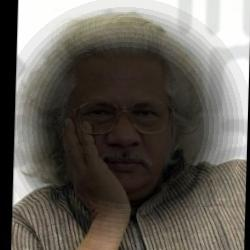
#> input picture data/amd-data/human/Adoor_Gopalakarishnan_0001.jpg, 250 x 250 px, given as the content of the folder data/humans, which was not available
$ python BrokenEyes.py
#> lines starting #> are read from the running program, lines starting #| are printed output that depends on the picture; pictures that were not available may be replaced by others from this repository, and a replacement may not be noted
import os
from PIL import Image, ImageDraw, ImageFilter
import cv2
import numpy as np
import random

# Define transformation functions (reuse your existing functions)
def cataract(cataract_image_path):
    cataract_image = cv2.imread(cataract_image_path)
    cataract_image = cv2.cvtColor(cataract_image, cv2.COLOR_BGR2RGB)
    hsv_image = cv2.cvtColor(cataract_image, cv2.COLOR_RGB2HSV)
    hsv_image[..., 1] = hsv_image[..., 1] * 0.9
    desaturated_image = cv2.cvtColor(hsv_image, cv2.COLOR_HSV2RGB)
    haze = np.full_like(desaturated_image, fill_value=220, dtype=np.uint8)
    hazy_image = cv2.addWeighted(desaturated_image, 0.7, haze, 0.3, 0)
    cataract_image = cv2.GaussianBlur(hazy_image, (15, 15), 0)
    return Image.fromarray(cataract_image)

def amd(image):
    image = image.convert("RGBA")
    width, height = image.size
    overlay = Image.new("RGBA", (width, height), (0, 0, 0, 0))
    draw = ImageDraw.Draw(overlay)
    center_x, center_y = width // 2, height // 2
    blur_radius = min(width, height) // 3
    draw.ellipse(
        (center_x - blur_radius, center_y - blur_radius, center_x + blur_radius, center_y + blur_radius),
        fill=(0, 0, 0, 180)
    )
    for i in range(blur_radius, blur_radius + 50, 5):
        alpha = int(180 * (1 - (i - blur_radius) / 50))
        draw.ellipse(
            (center_x - i, center_y - i, center_x + i, center_y + i),
            outline=(0, 0, 0, alpha),
            width=10
        )
    return Image.alpha_composite(image, overlay)

def glaucoma(glu_image):
    width, height = glu_image.size
    black_overlay = Image.new('L', (width, height), 0)
    draw = ImageDraw.Draw(black_overlay)
    vignette_radius = min(width, height) // 4
    center_x, center_y = width // 2, height // 2
    draw.ellipse(
        (center_x - vignette_radius, center_y - vignette_radius, center_x + vignette_radius, center_y + vignette_radius),
        fill=255
    )
    vignette_mask = black_overlay.filter(ImageFilter.GaussianBlur(50))
    return Image.composite(glu_image.convert("RGB"), Image.new("RGB", glu_image.size, "black"), vignette_mask)

def refractive(ref_image_path):
    ref_image = cv2.imread(ref_image_path)
    ref_image = cv2.cvtColor(ref_image, cv2.COLOR_BGR2RGB)
    blur_kernel_size = random.choice(range(5, 30, 2))
    blur_sigma = random.uniform(0.1, 5.0)
    blurred_image = cv2.GaussianBlur(ref_image, (blur_kernel_size, blur_kernel_size), blur_sigma)
    return Image.fromarray(blurred_image)

def retinopathy(ret_image, max_width=150, max_height=100):
    draw = ImageDraw.Draw(ret_image)
    width, height = ret_image.size
    pouch_count = random.randint(2, 5)
    for _ in range(pouch_count):
        x = random.randint(width // 4, 3 * width // 4) + random.randint(-30, 30)
        y = random.randint(height // 4, 3 * height // 4) + random.randint(-50, 50)
        w = random.randint(max_width // 2, max_width)
        h = random.randint(max_height // 2, max_height)
        shape = [(x - w // 5, y - h // 2), (x + w // 5, y + h // 2)]
        draw.ellipse(shape, fill="black")
    return ret_image

# Main script to apply transformations
input_dir = "data"
output_dirs = {
    "amd": "disorder/amd-data",
    "cataract": "disorder/cataract-data",
    "glaucoma": "disorder/glaucoma-data",
    "refractive": "disorder/refractive-data",
    "retinopathy": "disorder/retinopathy-data",
}

# Create output directories
for key, path in output_dirs.items():
    os.makedirs(os.path.join(path, "human"), exist_ok=True)
    os.makedirs(os.path.join(path, "non-human"), exist_ok=True)

# Process images
for category in ["humans", "non-humans"]:
    input_category_path = os.path.join(input_dir, category)
    for image_name in os.listdir(input_category_path):
        image_path = os.path.join(input_category_path, image_name)
        if category == "humans":
            out_category = "human"
        else:
            out_category = "non-human"

        # Open the image
        original_image = Image.open(image_path)
#> original_image is the input picture: PIL image 250x250 RGB; mean R, G, B 99.4, 94.7, 87.7

        # Apply transformations
        cataract_image = cataract(image_path)
#> in cataract, `hsv_image = cv2.cvtColor(cataract_image, cv2.COLOR_RGB2HSV)`: hsv_image: shape (250, 250, 3); mean H, S, V 20.6, 52.8, 99.5
#> in cataract, `hsv_image[..., 1] = hsv_image[..., 1] * 0.9`: hsv_image: shape (250, 250, 3); mean H, S, V 20.6, 47.1, 99.5
#> in cataract, `hazy_image = cv2.addWeighted(desaturated_image, 0.7, haze, 0.3, 0)`:
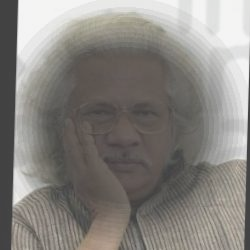
#> hazy_image: shape (250, 250, 3); mean R, G, B 135.6, 132.5, 128.1
#> in cataract, `cataract_image = cv2.GaussianBlur(hazy_image, (15, 15), 0)`:
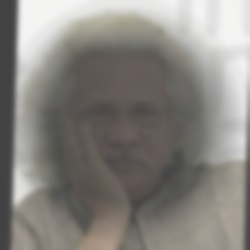
#> cataract_image: shape (250, 250, 3); mean R, G, B 135.6, 132.5, 128.2
        cataract_image.save(os.path.join(output_dirs["cataract"], out_category, image_name))

        amd_image = amd(original_image)
#> in amd, `overlay = Image.new("RGBA", (width, height), (0, 0, 0, 0))`: overlay: PIL image 250x250 RGBA; every value is 0
#> in amd, `return Image.alpha_composite(image, overlay)`:
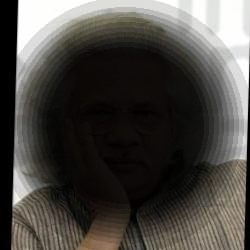
#> returned value: PIL image 250x250 RGBA; mean R, G, B, A 75.6, 73, 68.7, 255
        amd_image = amd_image.convert("RGB")  # Convert RGBA to RGB
        amd_image.save(os.path.join(output_dirs["amd"], out_category, image_name))

        glaucoma_image = glaucoma(original_image)
#> in glaucoma, `black_overlay = Image.new('L', (width, height), 0)`: black_overlay: PIL image 250x250 L; every value is 0
#> in glaucoma, `vignette_mask = black_overlay.filter(ImageFilter.GaussianBlur(50))`:
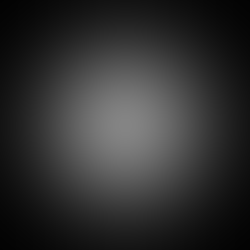
#> vignette_mask: PIL image 250x250 L; min 2, max 132, mean 47.7
#> in glaucoma, `return Image.composite(glu_image.convert("RGB"), Image.new("RGB", glu_..`:
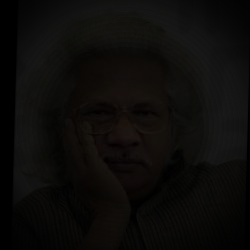
#> returned value: PIL image 250x250 RGB; mean R, G, B 12.7, 11.6, 10.3
        glaucoma_image = glaucoma_image.convert("RGB")  # Convert in case it's RGBA
        glaucoma_image.save(os.path.join(output_dirs["glaucoma"], out_category, image_name))

        refractive_image = refractive(image_path)
#> in refractive, `blurred_image = cv2.GaussianBlur(ref_image, (blur_kernel_size, blur_ke..`:
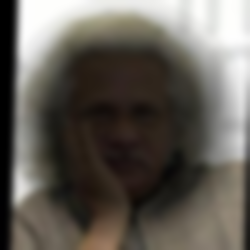
#> blurred_image: shape (250, 250, 3); mean R, G, B 99.5, 94.8, 87.8
        refractive_image.save(os.path.join(output_dirs["refractive"], out_category, image_name))

        retinopathy_image = retinopathy(original_image)
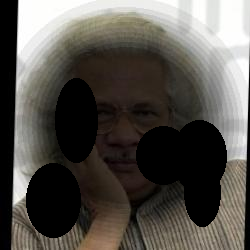
#> retinopathy_image: PIL image 250x250 RGB; mean R, G, B 87.3, 83.7, 78.1
        retinopathy_image = retinopathy_image.convert("RGB")  # Convert RGBA to RGB
        retinopathy_image.save(os.path.join(output_dirs["retinopathy"], out_category, image_name))


print("Processing complete!")
